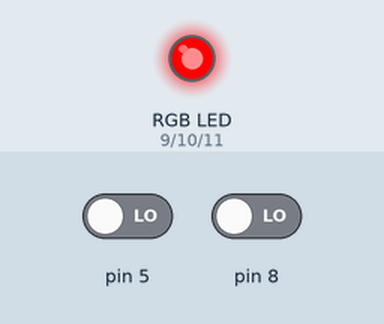
Recording of a sketch running on a simulated Arduino Uno, built with avr-gcc and run on an emulated ATmega328P. On the bench: an RGB LED mixed from three pins (HIGH = lit). Inputs (shaded band) come from the test bench; at power-on: pin 5 LOW, pin 8 LOW. Dim RGB values are drawn brighter than linear; EEPROM starts erased; pins used as bus, display or sensor lines are not drawn; what the sketch prints to the serial monitor is not drawn.

Above: at 1.2 s.
1.3 s: pin 5 driven HIGH
At 2.38 s:
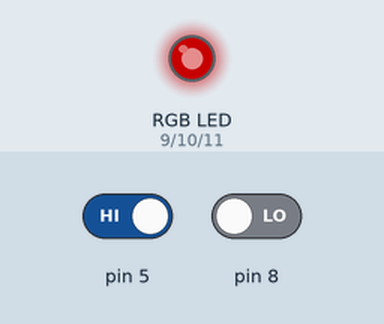
4.3 s: pin 8 driven HIGH
At 7.1 s:
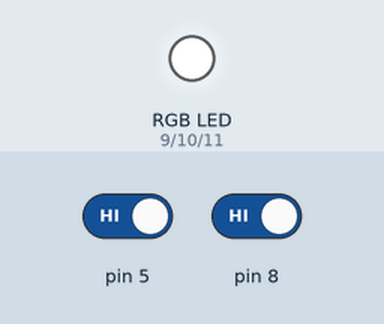
7.3 s: pin 8 driven LOW
10.3 s: pin 5 driven LOW
At 10.3 s:
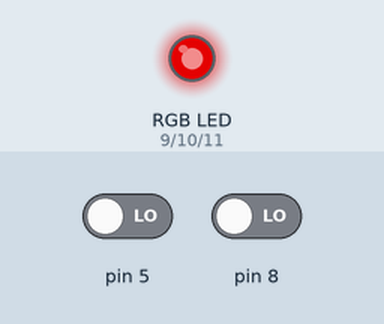
11.8 s: pin 5 driven HIGH
At 13.1 s:
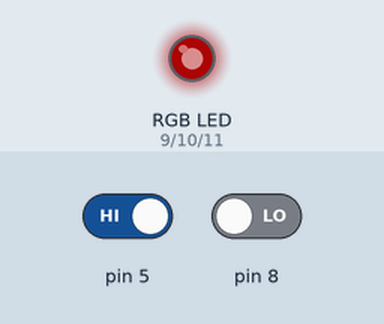
Timing chart, 0 to 15.8 s (numbered marks = the images above; inputs shaded):
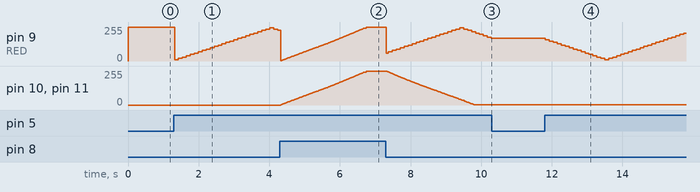

Measured:
- after the input at 1.3 s, pin 9 (RED): 255/255 → 9/255 at once, → 19/255 0.11 s later, → 29/255 0.11 s later, → 39/255 0.11 s later, … (27 changes in this stretch)
- after the input at 4.3 s, pin 10 (GREEN), pin 11 (BLUE): moves from 0/255 to 254/255 over 2.4 s, starting at once
- after the input at 10.3 s, pin 9 (RED): stays 169/255 (without the input it goes to 159/255 after 0.10 s)
- after the input at 11.8 s, pin 9 (RED): 169/255 → 159/255 at once, → 149/255 0.11 s later, → 139/255 0.11 s later, → 129/255 0.11 s later, … (36 changes in this stretch)

The sketch:

RGB.ino
```cpp
#include <EEPROM.h>
uint32_t timer, timer_button, timer_button2;
int interval = 5;                   //шаг таймера
int bright;                         //величина ШИМ в канал цвета
int dif;                            //лимит ШИП для яркости, можно изменять удерживая кнопку
bool flag;                          //переменная состояния кнопки
int RED = 9, GREEN = 10, BLUE = 11;
void setup() {
  Serial.begin(9600);
  pinMode(RED, OUTPUT);               //красный канал
  pinMode(GREEN, OUTPUT);              //Зеленый канал
  pinMode(BLUE, OUTPUT);              //Синий канал
  pinMode (5, INPUT);               //Кнопка
  pinMode (8, INPUT);               //пин считывания входящего сигнала с реле 5в,реле сигнал с 12в освещения салона
  pinMode (6, INPUT);               //пин под пустое реле
  pinMode (7, INPUT);               //пин под пустое реле
  analogWrite(9, 0);                //сток значение яркости канала
  analogWrite(10, 0);               //сток значение яркости канала
  analogWrite(11, 0);               //сток значение яркости канала
  pinMode (5, LOW);
  digitalWrite(6, LOW);
  digitalWrite(7, LOW);
  digitalWrite(8, LOW);
  timer = millis();                 //таймер для многопточности :D
  //dif = 60;                         //даем дефолт, можно будет потом брать с памяти
  EEPROM.get(10, dif);              //Читаем из памяти
  bright = 0;                       //дефолт яркости, можно будет потом брать с памяти
  flag = false;                     //флаг смены функции кнопки
}


void fun_bright_high (int channel1, int channel2, int channel3) {     //плавно поднимаем яркость
  if ((bright >= 0) && (bright < 255)) {
    if (millis() - timer > interval) {
      analogWrite(channel1, bright);
      analogWrite(channel2, bright);
      analogWrite(channel3, bright);
      ;
      bright++;
      timer = millis();
    }
  }
  else {
    if ((millis() - timer > interval) && (bright >= 0) && (bright != 255)) { //контролируем, что записанная яркость не выше порога,
      analogWrite(channel1, bright);                                         //если выше, то уменьшаем
      analogWrite(channel2, bright);
      analogWrite(channel3, bright);
      bright--;
      timer = millis();
    }
  }
}
void fun_bright_low (int channel1, int channel2, int channel3) {          //плавно уменьшаем яркость синего и зеленого канала
  if ((bright > 0) && (bright < 9999)) {
    if (millis() - timer > interval) {
      analogWrite(channel1, dif);
      analogWrite(channel2, bright);
      analogWrite(channel3, bright);
      bright--;
      timer = millis();
    }
  }
  else {
    if ((millis() - timer > interval) && (bright < 260) && (bright != 0)) {   //контролируем, что записанная яркость не ниже порога,
      analogWrite(channel1, bright);                                          //если ниже, то поднимаем
      analogWrite(channel2, bright);
      analogWrite(channel3, bright);
      bright++;
      timer = millis();
    }
  }
}
void loop() {
  //EEPROM.get(10, dif);
  int Light_status = digitalRead(8);                    //читаем 5в с реле
  bool button = digitalRead(5);                         //читаем кнопку
  //Serial.println(flag);
  Serial.println(dif);
  //Serial.println(Light_status);
  //Serial.println(bright);
  /* if (button && !flag && millis() - timer_button > 500) { //корекция нажатия
     flag  = true; //поднимаем флаг
     timer_button = millis();
     Serial.println("Click!");
    } */
  if (button && !flag && millis() - timer_button > 100) {       //состояни удержание кнопки
    Serial.println("Hold+!");
    if ((millis() - timer_button) >= (interval * 2)) {
      timer_button = millis();
      dif = dif + 10;                                            //при удержании увеличиваем дефолтную яркость
      EEPROM.put(10, dif);                                       //пишем в память
      if (dif > 240) {
        flag = true;                                             //по достижении макс ШИМ инвертируем кнопку на функцию понижения ШИМ
      }
    }
  }
  if (button && flag && millis() - timer_button > 100) {        //состояни удержание кнопки
    Serial.println("Hold!-");
    if ((millis() - timer_button) >= (interval * 2)) {
      timer_button = millis();
      dif = dif - 10;                                           //при удержании уменьшаем дефолтную яркость
      EEPROM.put(10, dif);                                       //пишем в память
      if (dif < 10) {
        flag = false;                                           //по достижении макс ШИМ инвертируем кнопку на функцию повышения ШИМ
      }
    }
  }
  //Serial.println(Light_status);
  if (Light_status == 1) {
    fun_bright_high(RED, GREEN, BLUE);
  }
  if (Light_status == 0)
  {
    fun_bright_low(0, GREEN, BLUE);
    analogWrite(RED, dif);                                        //красная подсветка горит во время движения, интерактивно меняется яркость по функции диф
  }
}
```
